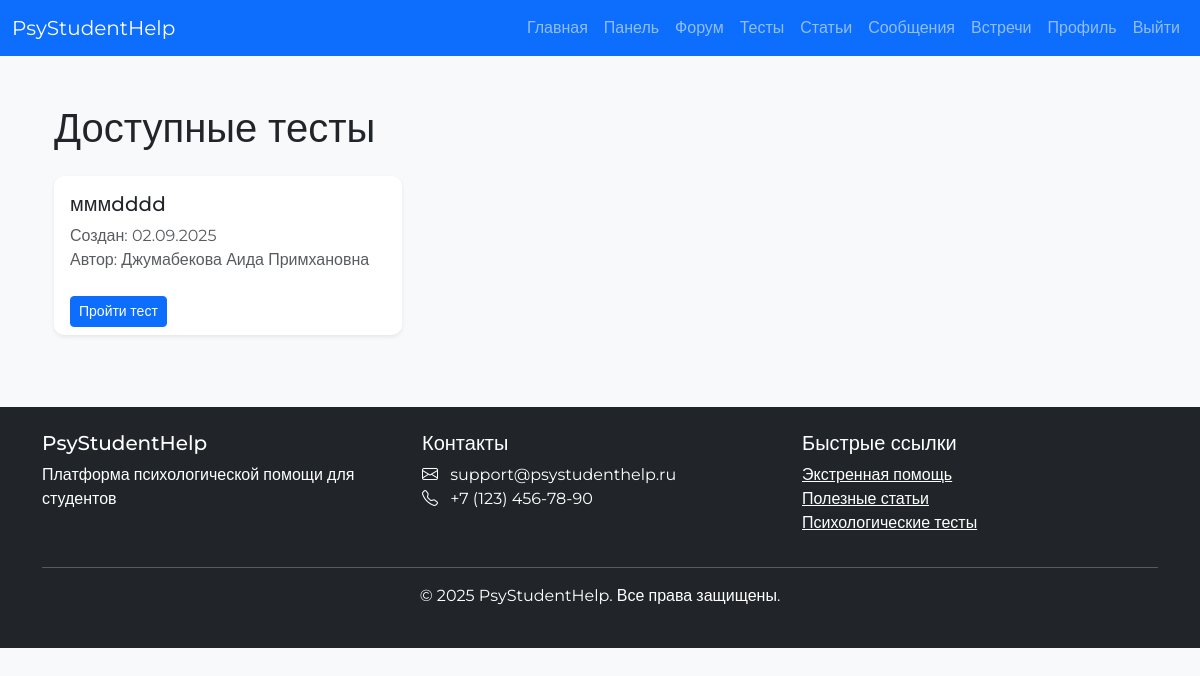
Page /tests (signed in) on the earlier database version.
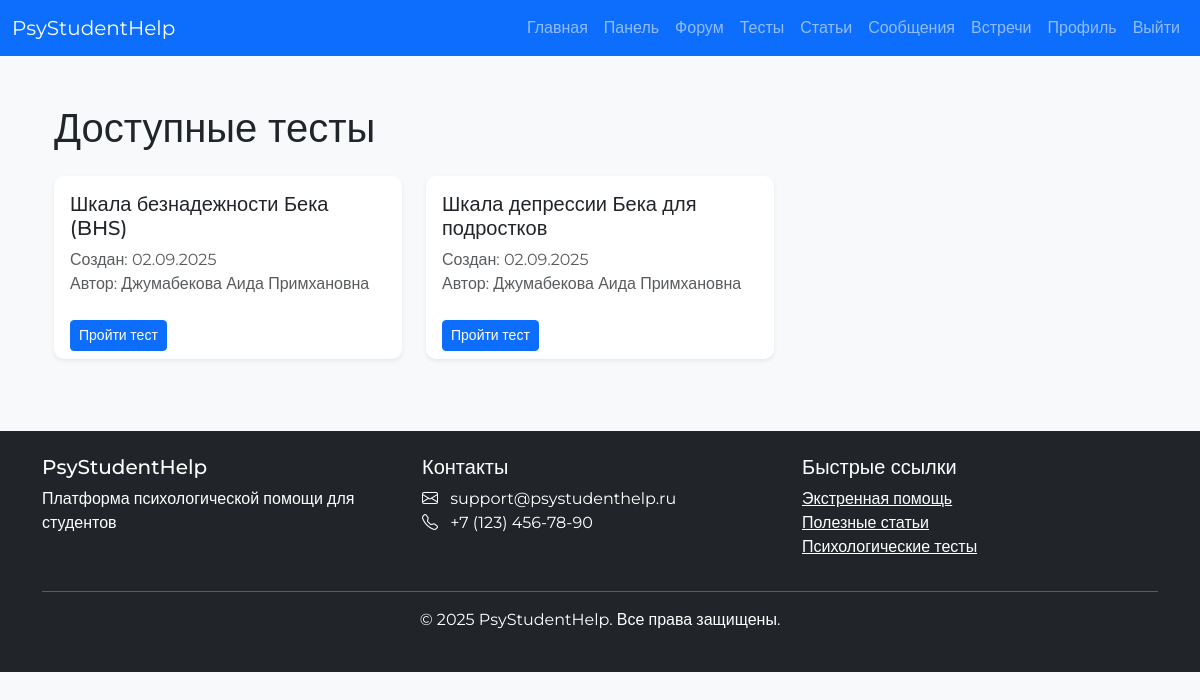
Same page on the later database version.
### models.py (models this page shows)
class Test(db.Model):
    __tablename__ = 'test'
    id = db.Column(db.Integer, primary_key=True)
    title = db.Column(db.String(200), nullable=False)
    description = db.Column(db.Text)
    user_id = db.Column(db.Integer, db.ForeignKey('user.id'), nullable=False)
    created_at = db.Column(db.DateTime, default=datetime.utcnow)
    is_active = db.Column(db.Boolean, default=True)
    questions = db.relationship('Question', backref='test', lazy=True, cascade='all, delete-orphan')
    results = db.relationship('TestResult', backref='test', lazy=True, cascade='all, delete-orphan')
    interpretations = db.relationship('TestInterpretation', backref='test', lazy=True, cascade='all, delete-orphan', order_by='TestInterpretation.min_score')

class User(db.Model):
    __tablename__ = 'user'
    id = db.Column(db.Integer, primary_key=True)
    username = db.Column(db.String(80), unique=True, nullable=False)      # уникальный логин
    email = db.Column(db.String(120), unique=True, nullable=False, index=True)  # СНОВА уникальный email
    password = db.Column(db.String(200), nullable=False)
    role = db.Column(db.String(20), nullable=False)  # student | psychologist | admin | superadmin
    full_name = db.Column(db.String(100))
    bio = db.Column(db.Text)
    profile_pic = db.Column(db.String(100))
    created_at = db.Column(db.DateTime, default=datetime.utcnow)
    group_id = db.Column(db.Integer, db.ForeignKey('groups.id'))
    comments = db.relationship('Comment', backref='author', lazy=True)
    tests = db.relationship('Test', backref='creator', lazy=True)
    test_results = db.relationship('TestResult', backref='user', lazy=True)
    messages_sent = db.relationship('Message', foreign_keys='Message.sender_id', backref='sender', lazy=True)
    messages_received = db.relationship('Message', foreign_keys='Message.recipient_id', backref='recipient', lazy=True)
    reports = db.relationship('StudentReport', foreign_keys='StudentReport.student_id', backref='student', lazy=True)
    appointments = db.relationship('Appointment', foreign_keys='Appointment.student_id', backref='student', lazy=True)
    psychologist_appointments = db.relationship('Appointment', foreign_keys='Appointment.psychologist_id', backref='psychologist', lazy=True)
    meeting_protocols = db.relationship('MeetingProtocol', foreign_keys='MeetingProtocol.student_id', backref='student', lazy=True)
    psychologist_protocols = db.relationship('MeetingProtocol', foreign_keys='MeetingProtocol.psychologist_id', backref='psychologist', lazy=True)

### main.py (the view)
@app.route('/tests')
def tests():
    if 'user_id' not in session:
        return redirect(url_for('login'))
    user = get_current_user()
    if user.role == 'psychologist':
        tests = Test.query.filter_by(user_id=user.id).order_by(Test.created_at.desc()).all()
        total_students = User.query.filter_by(role='student').count()
        total_results = TestResult.query.join(Test).filter(Test.user_id == user.id).count()
        return render_template('psychologist_tests.html', tests=tests,
                               total_students=total_students, total_results=total_results)
    else:
        available_tests = Test.query.filter_by(is_active=True).order_by(Test.created_at.desc()).all()
        my_results = {result.test_id: result for result in TestResult.query.filter_by(user_id=user.id).all()}
        return render_template('student_tests.html', tests=available_tests, my_results=my_results)

### admin.py (called while the page is built)
@admin_bp.before_app_request
def _bootstrap_superadmin_once():
    flag = "SUPERADMIN_BOOTSTRAPPED"
    if not current_app.config.get(flag):
        try:
            ensure_initial_superadmin()
        finally:
            current_app.config[flag] = True

### main.py (called while the page is built)
def is_psychologist():
    return 'user_id' in session and User.query.get(session['user_id']).role == 'psychologist'

def get_current_user():
    if 'user_id' in session:
        return User.query.get(session['user_id'])
    return None

### templates/student_tests.html (shortened to what this page needs)
{% extends "base.html" %}
{% block content %}
<div class="container my-4">
    <h1 class="mb-4">Доступные тесты</h1>
    {% if tests %}
        <div class="row">
            {% for test in tests %}
            <div class="col-md-4 mb-4">
                <div class="card h-100 shadow-sm">
                    <div class="card-body">
                        <h5 class="card-title">{{ test.title }}</h5>
                        <p class="card-text text-muted">
                            Создан: {{ test.created_at.strftime('%d.%m.%Y') }}<br>
                            Автор: {{ test.creator.full_name or test.creator.username }}
                        </p>
                    </div>
                    <div class="card-footer bg-transparent border-0">
                        {% if test.id in completed_test_ids %}
                            <span class="text-success">Пройден</span>
                        {% else %}
                            <a href="{{ url_for('take_test', test_id=test.id) }}" class="btn btn-primary btn-sm">Пройти тест</a>
                        {% endif %}
                    </div>
                </div>
            </div>
            {% endfor %}
        </div>
    {% else %}
        <div class="alert alert-info text-center">
            Пока нет доступных тестов.
        </div>
    {% endif %}
</div>
{% endblock %}

Differences in the rows shown:
no longer on this page (row edited): Test: title "мммdddd", created_at "02.09.2025", creator "Джумабекова Аида Примхановна"
added Test: title "Шкала безнадежности Бека (BHS)", created_at "02.09.2025", creator "Джумабекова Аида Примхановна"
added Test: title "Шкала депрессии Бека для подростков", created_at "02.09.2025", creator "Джумабекова Аида Примхановна"
